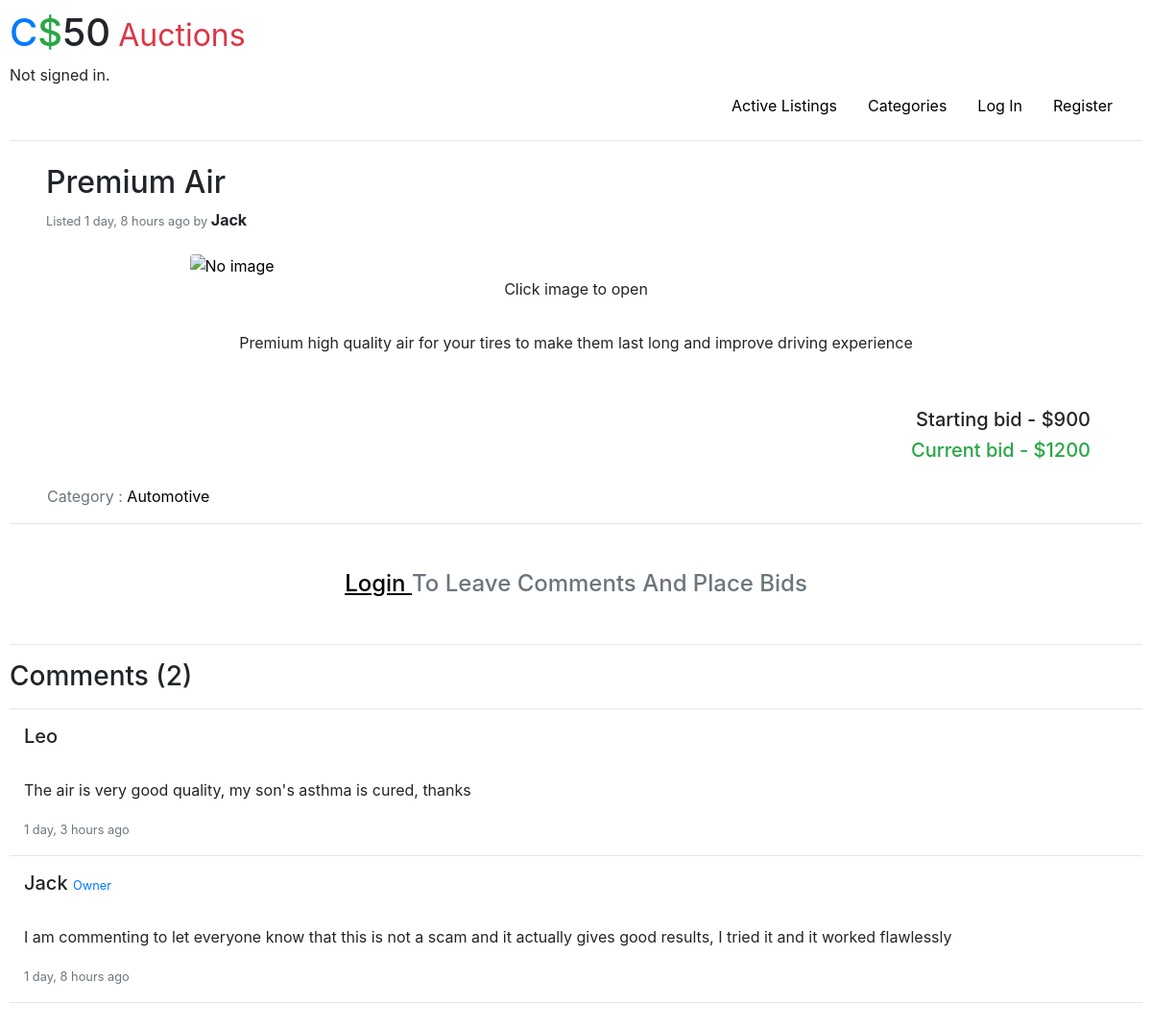
Before: /1 with the older database file.
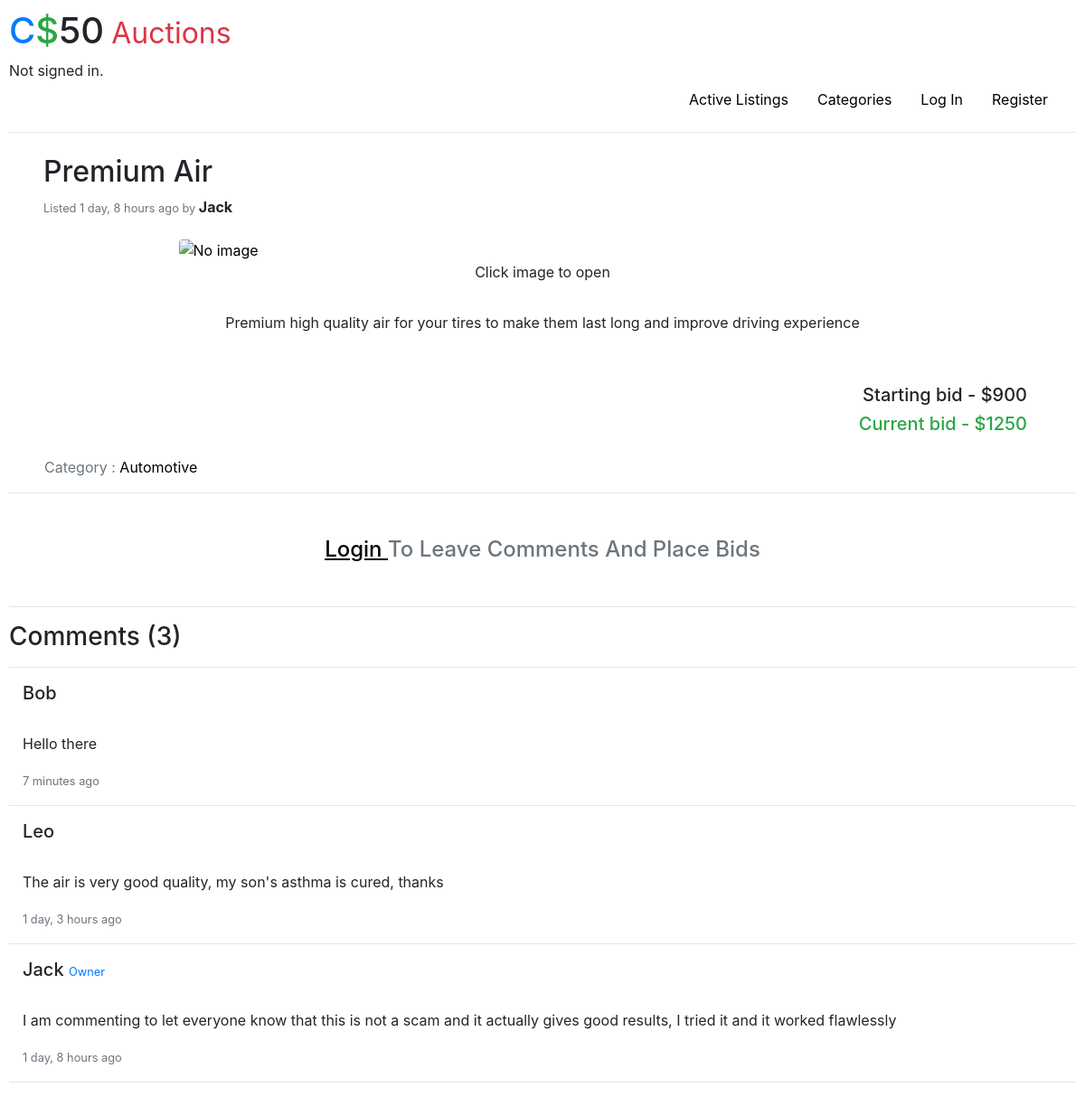
After: the same page with the newer database file.
### auctions/models.py (models this page shows, shortened)
class comment(models.Model):
    comment_text = models.TextField(max_length=500)
    commenter = models.ForeignKey(User,on_delete=models.CASCADE,related_name="comments")
    listing = models.ForeignKey(auction_listing,on_delete=models.CASCADE,related_name="commented_listings")
    comment_time = models.DateTimeField(auto_now_add=True)

class User(AbstractUser):
    pass

### auctions/views.py (the view)
# urls.py: path("<int:listing_id>",views.display_listing,name="display"),
def display_listing(request, listing_id):
    listing = auction_listing.objects.get(pk=listing_id)
    bids = bid.objects.filter(listing=listing)
    try:
        max_bid_amount = bid.objects.filter(listing=listing).aggregate(Max("amount"))[
            "amount__max"
        ]
        winner_bid = bid.objects.get(amount=max_bid_amount)
        winner = User.objects.get(bids=winner_bid)
    except:
        max_bid_amount = listing.starting_bid
        winner_bid = listing.starting_bid
        winner = None
    comments = comment.objects.filter(listing=listing).order_by('-comment_time')
    if request.user.is_authenticated:
        if watchlist.objects.filter(user=request.user, listing=listing).count() == 1:
            in_watchlist = True
        elif watchlist.objects.filter(user=request.user, listing=listing).count() == 0:
            in_watchlist = False
        else:
            return HttpResponse(
                "<br><br><br><center><h1>Something went really wrong 118</h1></center>"
            )
    else:
        in_watchlist=False
    return render(
        request,
        "auctions/listing.html",
        {
            "listing": listing,
            "current_time": get_saudi_time(),
            "comments": comments,
            "current_bid": max_bid_amount,
            "bids": bids,
            "winner": winner,
            "in_watchlist": in_watchlist
        },
    )

### auctions/views.py (called while the page is built)
def get_saudi_time():
    now = datetime.datetime.now()
    my_timezone_adjustment = datetime.timedelta(hours=3)
    now = now - my_timezone_adjustment
    now = now.replace(tzinfo=datetime.timezone.utc)
    return now

### auctions/templates/auctions/listing.html (shortened to what this page needs)
{% extends "auctions/layout.html" %}
{% block body %}
<div class="container-fluid">
    <div class="px-2 my-4 d-flex">
        <div class="col-8 text-left">
            <h2>{{listing.title}}</h2>
            <small class="text-muted">Listed {{listing.listing_time | timesince:current_time}} ago by
            </small><strong>{{listing.owner.username}}</strong>
        </div>
    </div>
    <div class="my-2">
        <a href="{{listing.image}}" target="blank">
            <img src="{{listing.image}}" alt="No image" class="rounded mx-auto d-block" width="70%">
        </a>
        <center>Click image to open</center>
    </div>
    <div class="container text-center my-3 py-3">
        <p>{{listing.description}}</p>
    </div>
    <div class="text-right py-2 my-2 container-fluid">
        <h5 class="mx-4">Starting bid - ${{listing.starting_bid}}</h5>
        <h5 class="mx-4 text-success">Current bid - ${{current_bid}}</h5>
    </div>
    <div class="text-muted px-4">
        Category : <a href="{% url 'show_category' listing.category %} ">{{listing.category}}</a>
    </div>
</div>
<hr>
<div class="container-fluid my-5">
    {% if listing.open %}
    <div class="my-3 container-fluid">
        {% if user.is_authenticated %}
        <form action="{% url 'add_comment'%}" method="post">
            {% csrf_token %}
            <div>
                <input type="hidden" name="listing_id" value="{{ listing.id }}">
                <textarea class="form-control" name="comment" cols="30" rows="5" required
                    placeholder="Place comment"></textarea>
            </div>
            <div class="text-right my-3">
                <button type="submit" class="btn btn-primary">
                    Add comment
                </button>
        </form>
        {% else %}
        <div class="pd-3 text-center">
            <h4 class="text-muted"><a href="{% url 'login' %}" style="text-decoration: underline;">Login </a> To Leave Comments And Place Bids</h4>
        </div>
        {% endif %}
    </div>
    {% endif %}
</div>
<hr>
<h3>Comments ({{comments.count}})</h3>
<hr>
{% for comment in comments %}
<div class="container-fluid my-2">
    <h5>
        {{comment.commenter.username}}
        {% if comment.commenter == listing.owner %}
        <small><small class="text-primary">Owner</small></small>
        {% endif %}
    </h5><br>
    <p>
        {{comment.comment_text}}
    </p>
    <small class="text-muted">{{comment.comment_time | timesince:current_time}} ago</small>
</div>
<hr>
{% endfor %}
{% endblock %}

Changed rows visible on the page:
added comment: commenter.username "Bob", comment_text "Hello there", comment_time "7 minutes"
Other visible differences:
{{ current_bid }}: "1200" → "1250"
{{ comments.count }}: "2" → "3"
